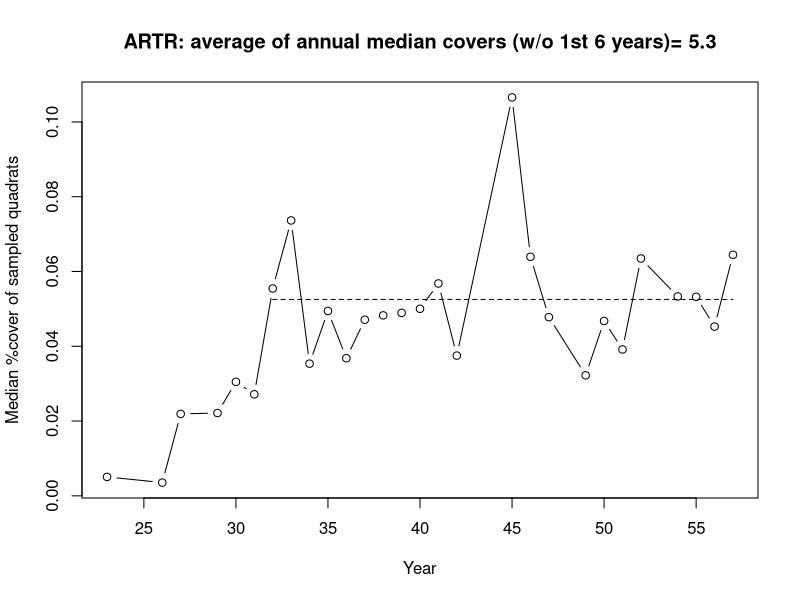

This chart was generated by the following R code:
setwd("c:/repos/driversData/data/idaho/speciesData/ARTR");
X = read.csv(file="quadratCover.csv"); 

years=unique(X$year); 
meanCover = numeric(length(years))  
for(j in 1:length(years)) {
	meanCover[j] = median(X$totCover[X$year==years[j]])
}

pctCover = meanCover/(100*100); 
plot(years,pctCover,type="b",xlab="Year",ylab="Median %cover of sampled quadrats"); 

xvals=years[-(1:6)]; yvals=mean(pctCover[-(1:6)]); yvals=rep(yvals,length(xvals));
points(xvals,yvals,lty=2,type="l"); 
title(main=paste("ARTR: average of annual median covers (w/o 1st 6 years)=",round(100*yvals[1],digits=1))); 